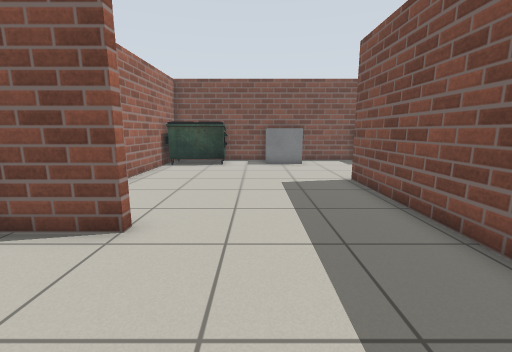
[1] (above)

16 first-person views from a walk through a world built for the Gazebo simulator. The camera is 0.93 m above the floor, tilts 10° down and sees 90° across. Floor lines are 1 m apart. The floor is counted in squares, 0.5 m on a side. Each view is taken from the middle of a square. On the plan, view 1 faces up. The plan holds only what a view shows up to about 15 squares ahead; the rest is blank. The robots in the file are not drawn. Gazebo's built-in surfaces are drawn with simple patterns. Some surface patterns are stand-ins.

[2]
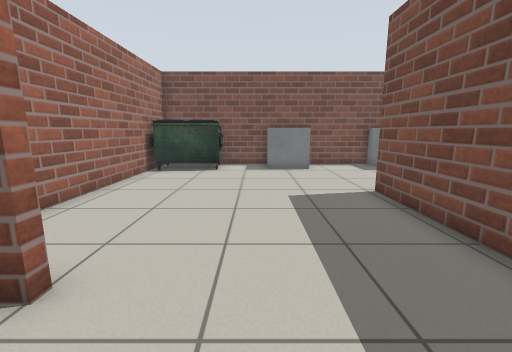

[3]
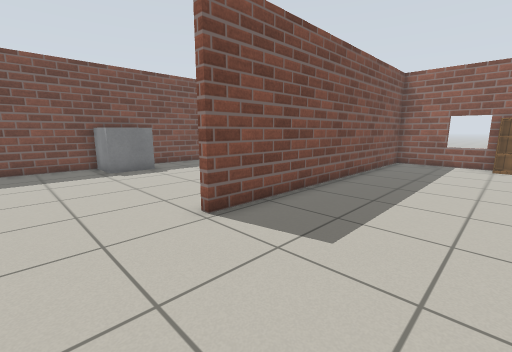

[4]
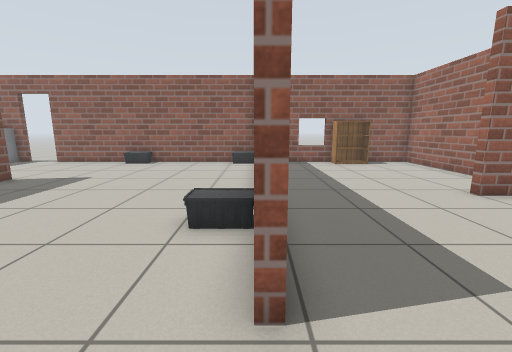

[5]
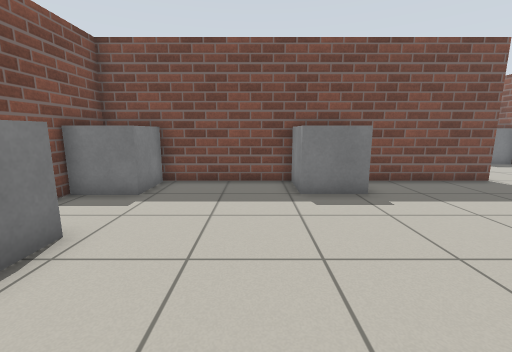

[6]
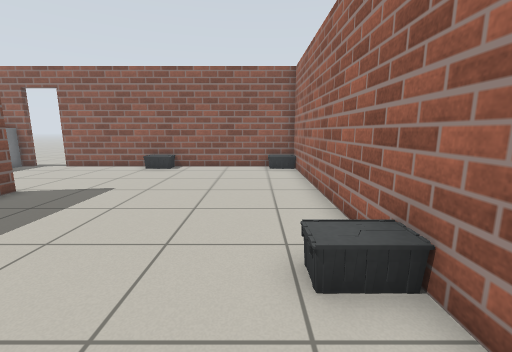

[7]
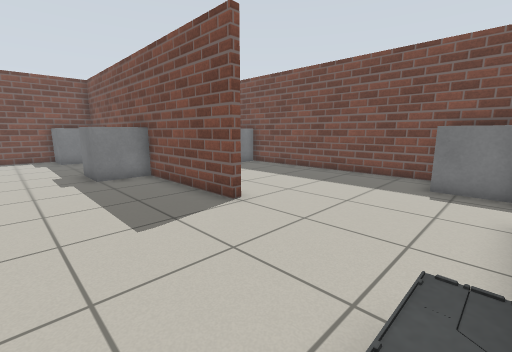

[8]
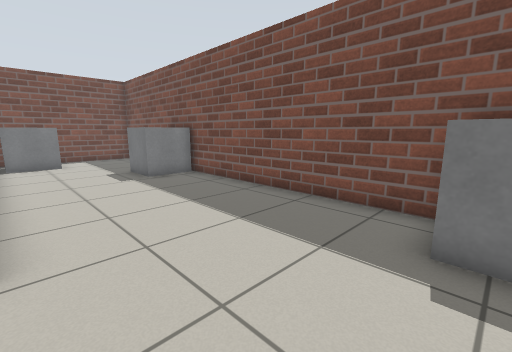

[9]
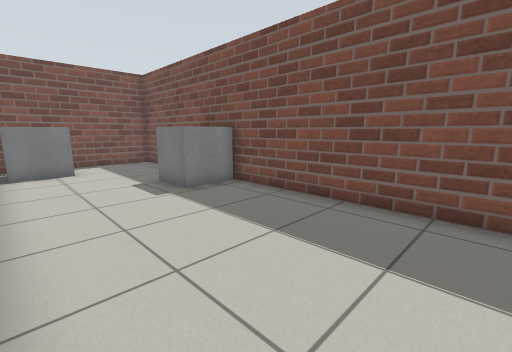

[10]
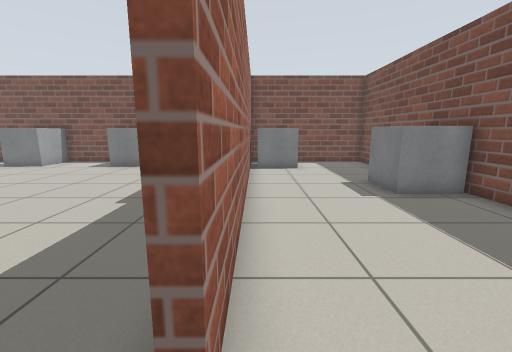

[11]
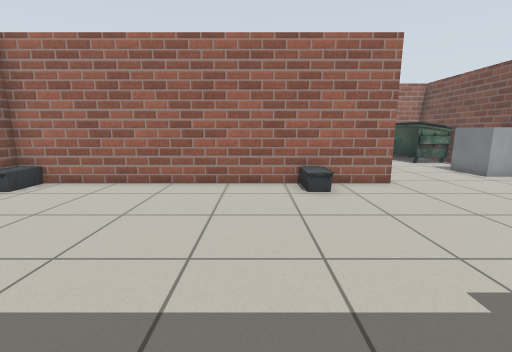

[12]
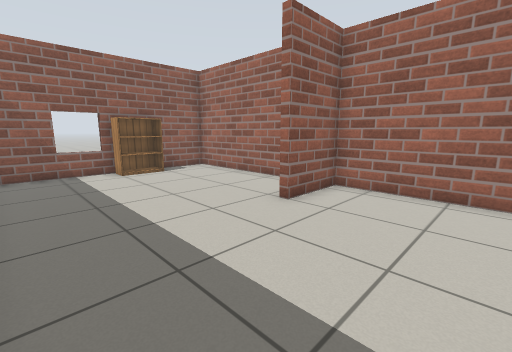

[13]
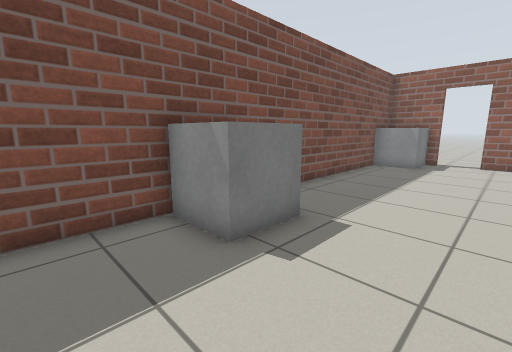

[14]
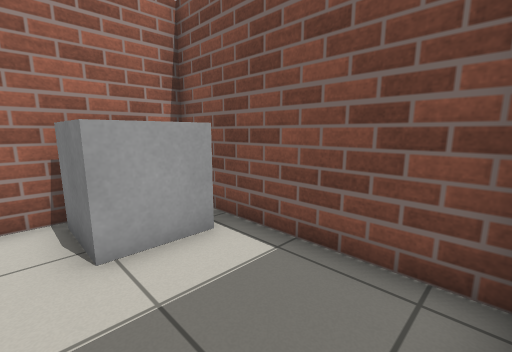

[15]
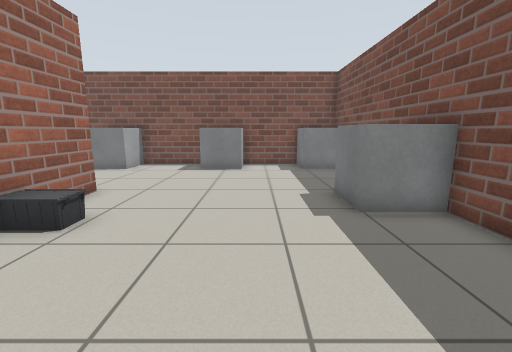

[16]
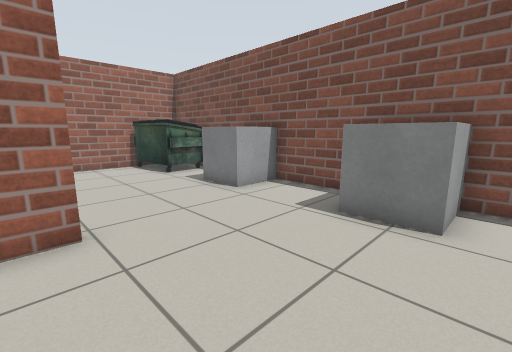

### Floor plan
Points are (right, up) in squares from view 1. A wall is a line through its corners. A room is listed if a view was taken in it or the views show most of it. See-through windows are left out.
Room 1 (views 1, 2, 3, 4, 5, 6, 7, 8, 9, 10, 11, 12, 13, 14, 15, 16)
walls: (13.4, 2.2) (13.4, 13.5); (13.7, 13.5) (13.7, 2.2); (13.4, 15.4) (13.4, 16.5) (-5.1, 16.5) (-5.1, 15.5); (20.3, 10.4) (20.3, 16.5) (13.7, 16.5) (13.7, 15.4); (-5.1, 2.4) (-5.1, -3.4) (3.7, -3.4) (3.7, 9.8) (4, 9.8) (4, -3.4) (16, -3.4); (17.8, -3.4) (19.8, -3.4); (20.3, -1.6) (20.3, 8.6); (-5.1, 14.5) (-5.1, 4.8) (-2.4, 4.8) (-2.4, 4.5) (-4.7, 4.5)
ways out: open door at (16.7, -3.7)
objects: dumpster (-5, 14) to (-2, 16); bookshelf (-2, -3) to (-1, -3); grey box (1, 15) to (2, 16); other object (5, -3); other object (5, 7); grey box (7, 15) to (8, 16); other object (10, -3) to (11, -3); grey box (12, 8) to (13, 9); grey box (12, 15) to (13, 16); grey box (14, 14) to (16, 16); grey box (18, 9) to (20, 10); grey box (19, -3) to (20, -2)

Positions as (right, up) in squares from view 1, and headings:
1: (0, 0), facing up
2: (0, 2), facing up
3: (-1, 13), facing down-right
4: (4, 12), facing down
5: (4, 11), facing right
6: (6, 10), facing down
7: (9, -3), facing up-right
8: (14, -2), facing up-right
9: (14, 1), facing up-right
10: (14, 1), facing up
11: (13, 5), facing left
12: (3, 9), facing down-left
13: (15, 13), facing down-right
14: (20, 13), facing up-left
15: (9, 2), facing up
16: (9, 9), facing up-left
